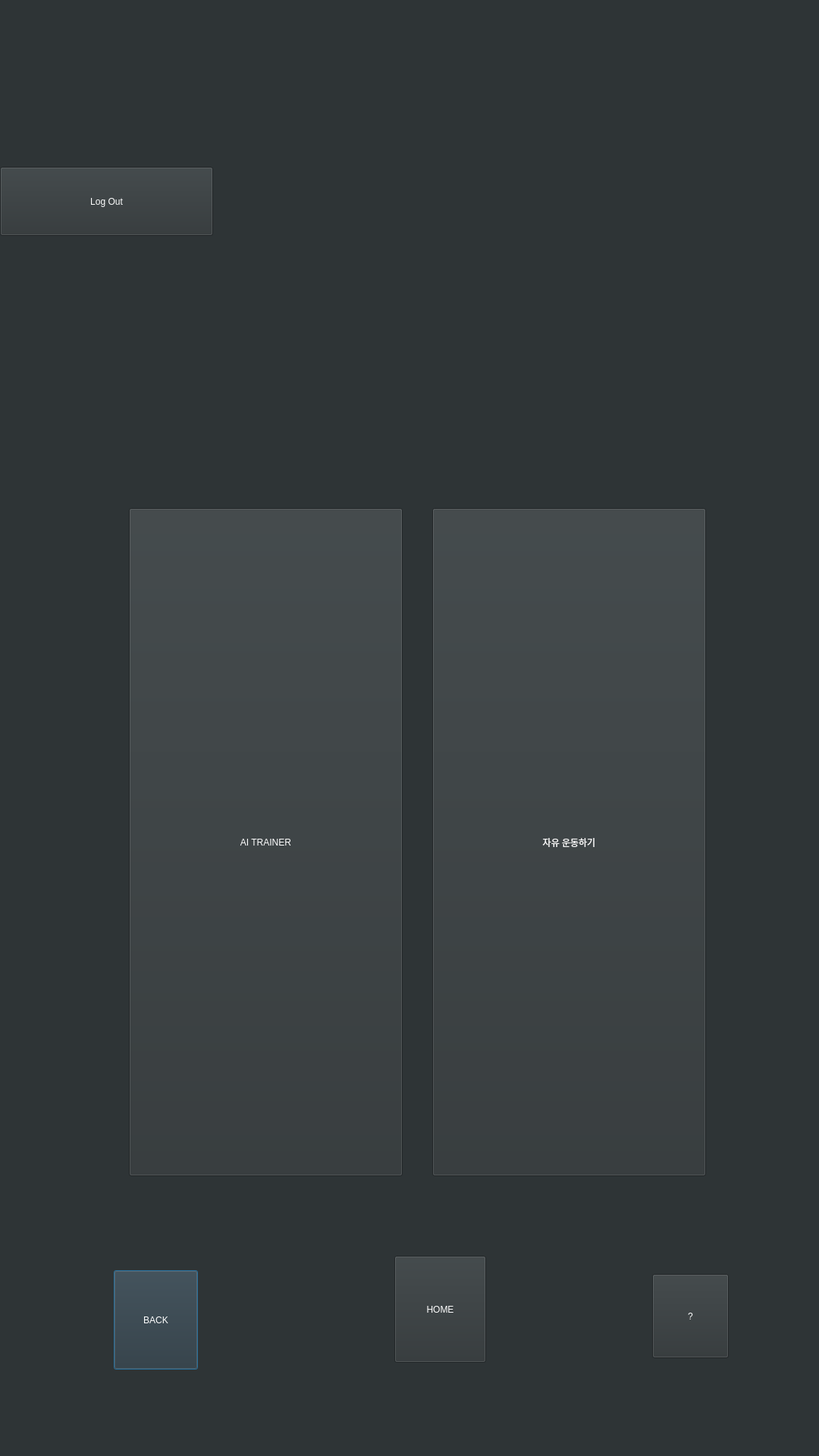
<?xml version="1.0" encoding="UTF-8"?>
<ui version="4.0">
 <class>Dialog</class>
 <widget class="QDialog" name="Dialog">
  <property name="geometry">
   <rect>
    <x>0</x>
    <y>0</y>
    <width>1080</width>
    <height>1920</height>
   </rect>
  </property>
  <property name="sizePolicy">
   <sizepolicy hsizetype="Maximum" vsizetype="Maximum">
    <horstretch>0</horstretch>
    <verstretch>0</verstretch>
   </sizepolicy>
  </property>
  <property name="maximumSize">
   <size>
    <width>6820</width>
    <height>12120</height>
   </size>
  </property>
  <property name="windowTitle">
   <string>Dialog</string>
  </property>
  <property name="styleSheet">
   <string notr="true">background-color: rgb(46, 52, 54);</string>
  </property>
  <widget class="QPushButton" name="back_btn">
   <property name="geometry">
    <rect>
     <x>150</x>
     <y>1675</y>
     <width>111</width>
     <height>131</height>
    </rect>
   </property>
   <property name="styleSheet">
    <string notr="true">border-image: url(:/button/뒤로가기 그룹.png);
color: rgb(255, 255, 255)</string>
   </property>
   <property name="text">
    <string>BACK</string>
   </property>
  </widget>
  <widget class="QPushButton" name="free_btn">
   <property name="geometry">
    <rect>
     <x>570</x>
     <y>670</y>
     <width>361</width>
     <height>881</height>
    </rect>
   </property>
   <property name="styleSheet">
    <string notr="true">border-image: url(:/button/자유운동하기 그룹.png);
color: rgb(255, 255, 255)</string>
   </property>
   <property name="text">
    <string>자유 운동하기</string>
   </property>
  </widget>
  <widget class="QPushButton" name="tip_btn">
   <property name="geometry">
    <rect>
     <x>860</x>
     <y>1680</y>
     <width>101</width>
     <height>111</height>
    </rect>
   </property>
   <property name="styleSheet">
    <string notr="true">border-image: url(:/button/팁버튼.png);
color: rgb(255, 255, 255)</string>
   </property>
   <property name="text">
    <string>?</string>
   </property>
  </widget>
  <widget class="QPushButton" name="logout_btn">
   <property name="geometry">
    <rect>
     <x>0</x>
     <y>220</y>
     <width>281</width>
     <height>91</height>
    </rect>
   </property>
   <property name="styleSheet">
    <string notr="true">border-image: url(:/button/로그아웃 버튼.png);
color: rgb(255, 255, 255);</string>
   </property>
   <property name="text">
    <string>Log Out</string>
   </property>
  </widget>
  <widget class="QPushButton" name="home_btn">
   <property name="geometry">
    <rect>
     <x>520</x>
     <y>1656</y>
     <width>121</width>
     <height>141</height>
    </rect>
   </property>
   <property name="styleSheet">
    <string notr="true">border-image: url(:/button/홈버튼 그룹.png);
color: rgb(255, 255, 255)</string>
   </property>
   <property name="text">
    <string>HOME</string>
   </property>
  </widget>
  <widget class="QPushButton" name="ai_btn">
   <property name="geometry">
    <rect>
     <x>170</x>
     <y>670</y>
     <width>361</width>
     <height>881</height>
    </rect>
   </property>
   <property name="styleSheet">
    <string notr="true">border-image: url(:/button/ai trainer 그룹.png);
color: rgb(255, 255, 255)</string>
   </property>
   <property name="text">
    <string>AI TRAINER</string>
   </property>
  </widget>
 </widget>
 <resources/>
 <connections/>
</ui>
